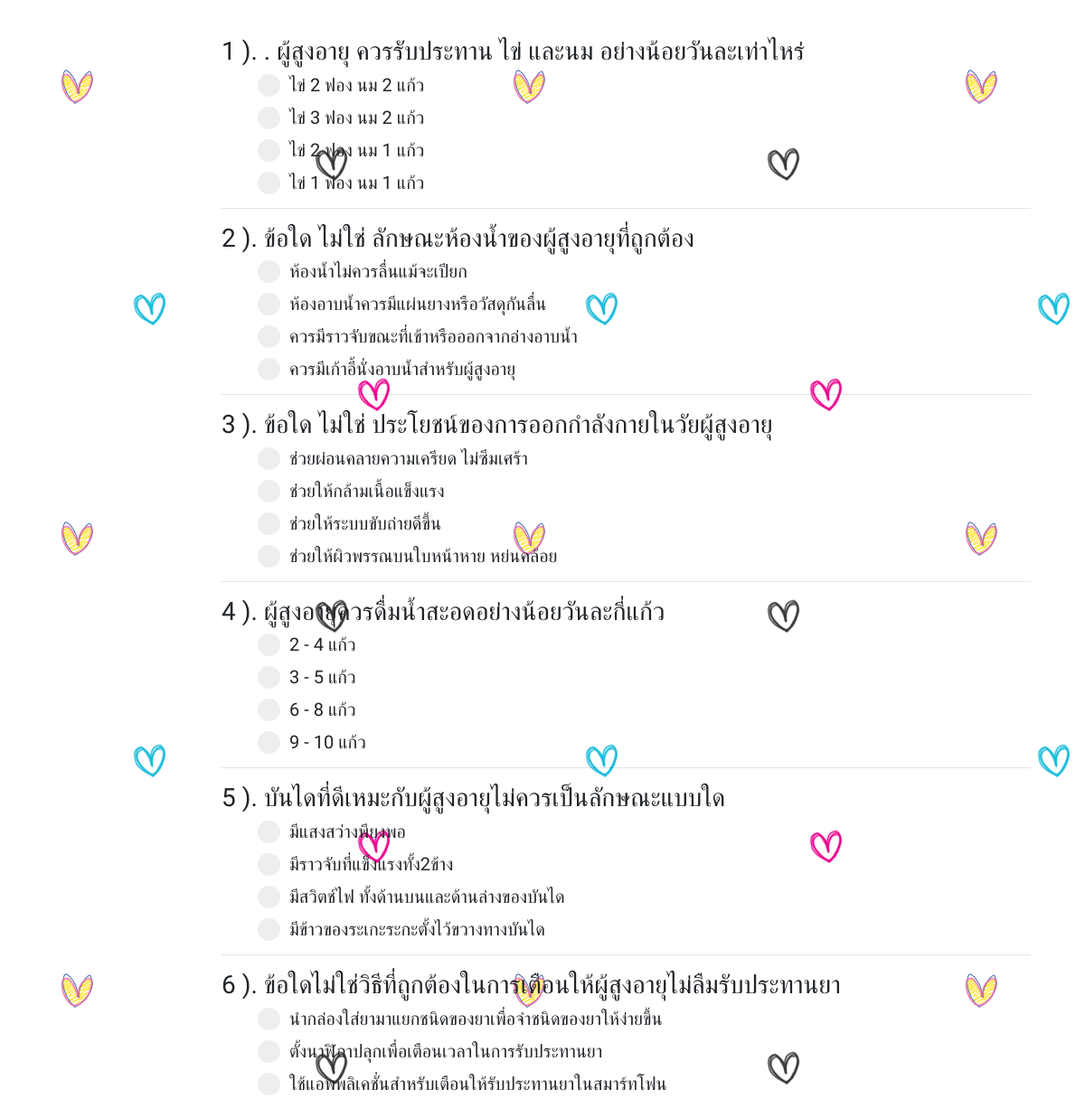
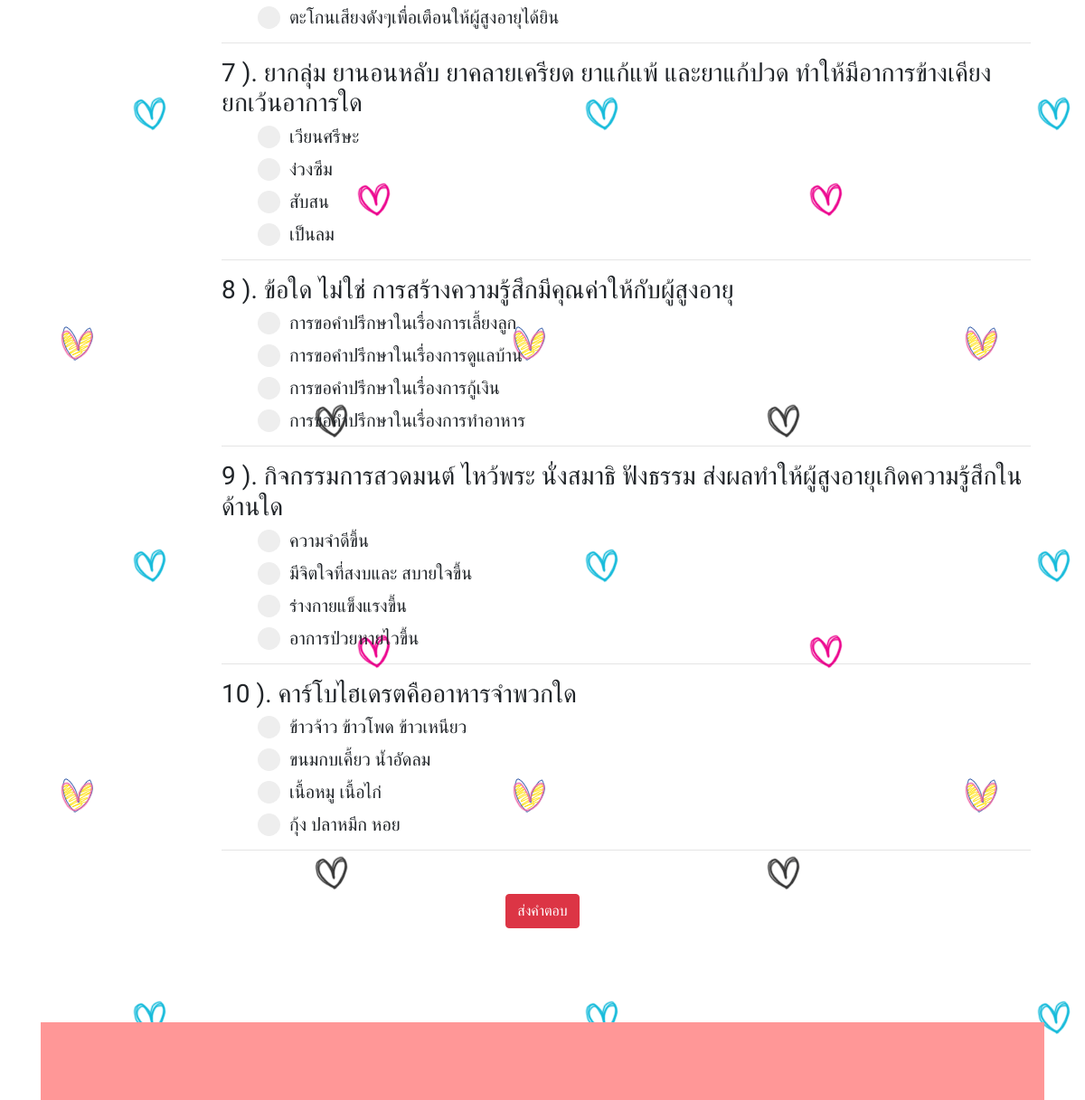
Screenshot of /choice.php?choice_id=1 with the database file from the repository (2 pictures, top to bottom).
### tables this page shows
CREATE TABLE `testing` (
  `id` int(3) NOT NULL,
  `choice_id` int(10) NOT NULL,
  `question` varchar(100) NOT NULL DEFAULT '',
  `c1` varchar(100) NOT NULL DEFAULT '',
  `c2` varchar(100) NOT NULL DEFAULT '',
  `c3` varchar(100) NOT NULL DEFAULT '',
  `c4` varchar(100) NOT NULL DEFAULT '',
  `answer` int(1) NOT NULL DEFAULT '0',
  `status` int(1) NOT NULL
);

### choice.php (the view, shortened to what this page needs)
<html>
<?php include 'conn.php'; ?>
<?php
$choice_id = $_REQUEST['choice_id'];
$user_id = $_REQUEST['user_id'];
$sql="SELECT * From testing WHERE choice_id = '$choice_id' and status <> 1 order by rand() limit 10";
$db_query=mysqli_query($con,$sql) or die(mysqli_error());
?>
<?php include 'header.php'; ?>
<body onload="window.setTimeout(&#39;getSecs()&#39;,1)">
  <div class="container">
    <div class="py-2">
      <div class="container">
        <div class="row">
          <div class="col-md-12">
          </div>
        </div>
      </div>
    </div>
    <form name="form1" method="post" action="">
      <div class="py-3" style="">
        <div class="container">
          <div class="row">
            <div class="col-md-2">
            </div>
            <div class="col-md-10">
              <?php
              if (isset($_REQUEST['af'])) {
                include 'answer.php';
              }else{
               ?>
               <?php
               $i=0;
               while($result=mysqli_fetch_array($db_query))
               {
                $i++;
                ?>
                <h3><?php echo $i." ).   ".$result["question"];?></h3>
                <ol>
                  <label class="containerr"><h5><?php echo $result["c1"];?>
                  <span class="checkmark"></span></h5>
                </label>
                <label class="containerr"><h5><?php echo $result["c2"];?>
                <span class="checkmark"></span></h5>
              </label>
              <label class="containerr"><h5><?php echo $result["c3"];?>
              <span class="checkmark"></span></h5>
            </label>
            <label class="containerr"><h5><?php echo $result["c4"];?>
            <span class="checkmark"></span></h5>
          </label>
        </ol>
        <hr>
      <?php } ?>
    <?php   } ?>
  </div>
</div>
</div>
</div>
<div class="py-3">
  <div class="container">
    <div class="row">
      <div class="col-md-12 text-center">
        <?php if (isset($_REQUEST['af'])) { ?>
         <a href="score.php?user_id=<?php echo $user_id ?>" class="btn btn-secondary" type="button" >ดูคะแนนรวม</a>
       <?php }else{ ?>
         <button class="btn btn-xs btn-danger buttonn" id="btn1" >ส่งคำตอบ</button>
       <?php   } ?>
     </div>
   </div>
 </div>
</form>
</div>
</body>
<?php include 'footer.php'; ?>
</html>

### choice.php (style rules this page uses)
.containerr { display: block; position: relative; padding-left: 35px; margin-bottom: 12px; cursor: pointer; font-size: 20px; -webkit-user-select: none; -moz-user-select: none; -ms-user-select: none; user-select: none; }
.checkmark { position: absolute; top: 0; left: 0; height: 25px; width: 25px; background-color: #eee; border-radius: 50%; }
.checkmark:after { content: ""; position: absolute; display: none; }
.containerr .checkmark:after { top: 9px; left: 9px; width: 8px; height: 8px; border-radius: 50%; background: white; }

### rows the page displays
testing: question ". ผู้สูงอายุ ควรรับประทาน ไข่ และนม อย่างน้อยวันละเท่าไหร่", c1 "ไข่ 2 ฟอง นม 2 แก้ว", c2 "ไข่ 3 ฟอง นม 2 แก้ว", c3 "ไข่ 2 ฟอง นม 1 แก้ว", c4 "ไข่ 1 ฟอง นม 1 แก้ว"
testing: question "ข้อใด ไม่ใช่ ลักษณะห้องน้ำของผู้สูงอายุที่ถูกต้อง", c1 "ห้องน้ำไม่ควรลื่นแม้จะเปียก", c2 "ห้องอาบน้ำควรมีแผ่นยางหรือวัสดุกันลื่น", c3 "ควรมีราวจับขณะที่เข้าหรือออกจากอ่างอาบน้ำ", c4 "ควรมีเก้าอี้นั่งอาบน้ำสำหรับผู้สูงอายุ"
testing: question "ข้อใด ไม่ใช่ ประโยชน์ของการออกกำลังกายในวัยผู้สูงอายุ", c1 "ช่วยผ่อนคลายความเครียด ไม่ซึมเศร้า", c2 "ช่วยให้กล้ามเนื้อแข็งแรง", c3 "ช่วยให้ระบบขับถ่ายดีขึ้น", c4 "ช่วยให้ผิวพรรณบนใบหน้าหาย หย่นคล้อย"
testing: question "ผู้สูงอายุควรดื่มน้ำสะอดอย่างน้อยวันละกี่แก้ว", c1 "2 - 4 แก้ว", c2 "3 - 5 แก้ว", c3 "6 - 8 แก้ว", c4 "9 - 10 แก้ว"
testing: question "บันไดที่ดีเหมะกับผู้สูงอายุไม่ควรเป็นลักษณะแบบใด", c1 "มีแสงสว่างพียงพอ", c2 "มีราวจับที่แข็งแรงทั้ง2ข้าง", c3 "มีสวิตช์ไฟ ทั้งด้านบนและด้านล่างของบันได", c4 "มีข้าวของระเกะระกะตั้งไว้ขวางทางบันได"
testing: question "ข้อใดไม่ใช่วิธีที่ถูกต้องในการเตือนให้ผู้สูงอายุไม่ลืมรับประทานยา", c1 "นำกล่องใส่ยามาแยกชนิดของยาเพื่อจำชนิดของยาให้ง่ายขึ้น", c2 "ตั้งนาฬิกาปลุกเพื่อเตือนเวลาในการรับประทานยา", c3 "ใช้แอพพลิเคชั่นสำหรับเตือนให้รับประทานยาในสมาร์ทโฟน", c4 "ตะโกนเสียงดังๆเพื่อเตือนให้ผู้สูงอายุได้ยิน"
testing: question "ยากลุ่ม ยานอนหลับ ยาคลายเครียด ยาแก้แพ้ และยาแก้ปวด ทำให้มีอาการข้างเคียงยกเว้นอาการใด", c1 "เวียนศรีษะ", c2 "ง่วงซึม", c3 "สับสน", c4 "เป็นลม"
testing: question "ข้อใด ไม่ใช่ การสร้างความรู้สึกมีคุณค่าให้กับผู้สูงอายุ", c1 "การขอคำปรึกษาในเรื่องการเลี้ยงลูก", c2 "การขอคำปรึกษาในเรื่องการดูแลบ้าน", c3 "การขอคำปรึกษาในเรื่องการกู้เงิน", c4 "การขอคำปรึกษาในเรื่องการทำอาหาร"
testing: question "กิจกรรมการสวดมนต์ ไหว้พระ นั่งสมาธิ ฟังธรรม ส่งผลทำให้ผู้สูงอายุเกิดความรู้สึกในด้านใด", c1 "ความจำดีขึ้น", c2 "มีจิตใจที่สงบและ สบายใจขึ้น", c3 "ร่างกายแข็งแรงขึ้น", c4 "อาการป่วยหายไวขึ้น"
testing: question "คาร์โบไฮเดรตคืออาหารจำพวกใด", c1 "ข้าวจ้าว ข้าวโพด ข้าวเหนียว", c2 "ขนมกบเคี้ยว น้ำอัดลม", c3 "เนื้อหมู เนื้อไก่", c4 "กุ้ง ปลาหมึก หอย"
